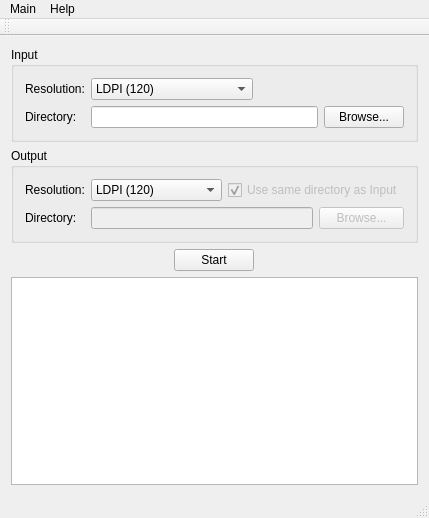
<?xml version="1.0" encoding="UTF-8"?>
<ui version="4.0">
 <class>MainWindow</class>
 <widget class="QMainWindow" name="MainWindow">
  <property name="geometry">
   <rect>
    <x>0</x>
    <y>0</y>
    <width>429</width>
    <height>518</height>
   </rect>
  </property>
  <property name="windowTitle">
   <string>AndroidImageScaler</string>
  </property>
  <widget class="QWidget" name="centralWidget">
   <layout class="QGridLayout" name="gridLayout_3">
    <item row="0" column="0" colspan="3">
     <widget class="QGroupBox" name="groupBox">
      <property name="title">
       <string>Input</string>
      </property>
      <layout class="QGridLayout" name="gridLayout">
       <item row="0" column="0">
        <widget class="QLabel" name="label">
         <property name="text">
          <string>Resolution:</string>
         </property>
        </widget>
       </item>
       <item row="0" column="1">
        <widget class="QComboBox" name="cmbInputDPI">
         <property name="sizePolicy">
          <sizepolicy hsizetype="Expanding" vsizetype="Fixed">
           <horstretch>0</horstretch>
           <verstretch>0</verstretch>
          </sizepolicy>
         </property>
         <item>
          <property name="text">
           <string notr="true" extracomment="QVGA, WQVGA, FWQVGA">LDPI (120)</string>
          </property>
         </item>
         <item>
          <property name="text">
           <string notr="true" extracomment="HVGA, WVGA, FWVGA">MDPI (160)</string>
          </property>
         </item>
         <item>
          <property name="text">
           <string notr="true" extracomment="WVGA, FWVGA">HDPI (240)</string>
          </property>
         </item>
        </widget>
       </item>
       <item row="0" column="2" colspan="2">
        <spacer name="horizontalSpacer_3">
         <property name="orientation">
          <enum>Qt::Horizontal</enum>
         </property>
         <property name="sizeHint" stdset="0">
          <size>
           <width>145</width>
           <height>20</height>
          </size>
         </property>
        </spacer>
       </item>
       <item row="1" column="0">
        <widget class="QLabel" name="label_4">
         <property name="text">
          <string>Directory:</string>
         </property>
        </widget>
       </item>
       <item row="1" column="1" colspan="2">
        <widget class="QLineEdit" name="lneInputDir">
         <property name="sizePolicy">
          <sizepolicy hsizetype="MinimumExpanding" vsizetype="Fixed">
           <horstretch>0</horstretch>
           <verstretch>0</verstretch>
          </sizepolicy>
         </property>
        </widget>
       </item>
       <item row="1" column="3">
        <widget class="QPushButton" name="cmdBrowseInput">
         <property name="sizePolicy">
          <sizepolicy hsizetype="Preferred" vsizetype="Fixed">
           <horstretch>0</horstretch>
           <verstretch>0</verstretch>
          </sizepolicy>
         </property>
         <property name="text">
          <string>Browse...</string>
         </property>
        </widget>
       </item>
      </layout>
     </widget>
    </item>
    <item row="1" column="0" colspan="3">
     <widget class="QGroupBox" name="groupBox_2">
      <property name="sizePolicy">
       <sizepolicy hsizetype="MinimumExpanding" vsizetype="Preferred">
        <horstretch>0</horstretch>
        <verstretch>0</verstretch>
       </sizepolicy>
      </property>
      <property name="title">
       <string>Output</string>
      </property>
      <layout class="QGridLayout" name="gridLayout_2">
       <item row="0" column="0">
        <widget class="QLabel" name="label_2">
         <property name="text">
          <string>Resolution:</string>
         </property>
        </widget>
       </item>
       <item row="0" column="1">
        <widget class="QComboBox" name="cmbOutputDPI">
         <property name="sizePolicy">
          <sizepolicy hsizetype="Expanding" vsizetype="Fixed">
           <horstretch>0</horstretch>
           <verstretch>0</verstretch>
          </sizepolicy>
         </property>
         <item>
          <property name="text">
           <string notr="true" extracomment="QVGA, WQVGA, FWQVGA">LDPI (120)</string>
          </property>
         </item>
         <item>
          <property name="text">
           <string notr="true" extracomment="HVGA, WVGA, FWVGA">MDPI (160)</string>
          </property>
         </item>
         <item>
          <property name="text">
           <string notr="true" extracomment="WVGA, FWVGA">HDPI (240)</string>
          </property>
         </item>
        </widget>
       </item>
       <item row="0" column="2" colspan="2">
        <widget class="QCheckBox" name="chkUseInput">
         <property name="enabled">
          <bool>false</bool>
         </property>
         <property name="text">
          <string>Use same directory as Input</string>
         </property>
         <property name="checkable">
          <bool>true</bool>
         </property>
         <property name="checked">
          <bool>true</bool>
         </property>
        </widget>
       </item>
       <item row="1" column="0">
        <widget class="QLabel" name="label_3">
         <property name="text">
          <string>Directory:</string>
         </property>
        </widget>
       </item>
       <item row="1" column="1" colspan="2">
        <widget class="QLineEdit" name="lneOutputDir">
         <property name="enabled">
          <bool>false</bool>
         </property>
        </widget>
       </item>
       <item row="1" column="3">
        <widget class="QPushButton" name="cmdBrowseOutput">
         <property name="enabled">
          <bool>false</bool>
         </property>
         <property name="sizePolicy">
          <sizepolicy hsizetype="Preferred" vsizetype="Fixed">
           <horstretch>0</horstretch>
           <verstretch>0</verstretch>
          </sizepolicy>
         </property>
         <property name="text">
          <string>Browse...</string>
         </property>
        </widget>
       </item>
      </layout>
     </widget>
    </item>
    <item row="2" column="0">
     <spacer name="horizontalSpacer">
      <property name="orientation">
       <enum>Qt::Horizontal</enum>
      </property>
      <property name="sizeHint" stdset="0">
       <size>
        <width>159</width>
        <height>20</height>
       </size>
      </property>
     </spacer>
    </item>
    <item row="2" column="1">
     <widget class="QPushButton" name="cmdStart">
      <property name="text">
       <string>Start</string>
      </property>
     </widget>
    </item>
    <item row="2" column="2">
     <spacer name="horizontalSpacer_2">
      <property name="orientation">
       <enum>Qt::Horizontal</enum>
      </property>
      <property name="sizeHint" stdset="0">
       <size>
        <width>159</width>
        <height>20</height>
       </size>
      </property>
     </spacer>
    </item>
    <item row="3" column="0" colspan="3">
     <widget class="QTextBrowser" name="log"/>
    </item>
   </layout>
  </widget>
  <widget class="QMenuBar" name="menuBar">
   <property name="geometry">
    <rect>
     <x>0</x>
     <y>0</y>
     <width>429</width>
     <height>18</height>
    </rect>
   </property>
   <widget class="QMenu" name="menuMain">
    <property name="title">
     <string>Main</string>
    </property>
    <addaction name="actionQuit"/>
   </widget>
   <widget class="QMenu" name="menuHelp">
    <property name="title">
     <string>Help</string>
    </property>
    <addaction name="actionAbout"/>
    <addaction name="actionAbout_Qt"/>
   </widget>
   <addaction name="menuMain"/>
   <addaction name="menuHelp"/>
  </widget>
  <widget class="QToolBar" name="mainToolBar">
   <attribute name="toolBarArea">
    <enum>TopToolBarArea</enum>
   </attribute>
   <attribute name="toolBarBreak">
    <bool>false</bool>
   </attribute>
  </widget>
  <widget class="QStatusBar" name="statusBar"/>
  <action name="actionAbout">
   <property name="text">
    <string>About</string>
   </property>
  </action>
  <action name="actionQuit">
   <property name="text">
    <string>Quit</string>
   </property>
  </action>
  <action name="actionAbout_Qt">
   <property name="text">
    <string>About Qt</string>
   </property>
  </action>
 </widget>
 <layoutdefault spacing="6" margin="11"/>
 <resources/>
 <connections/>
</ui>
